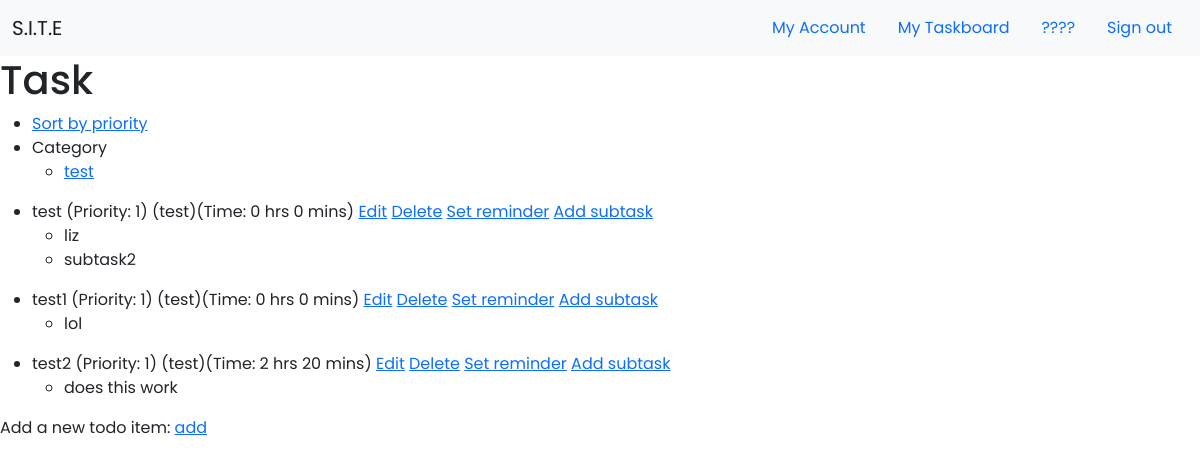
Page /taskboard (signed in) on the committed database.
### app/models.py (models this page shows, shortened)
class Category(db.Model):
    id = db.Column(db.Integer, primary_key=True)
    category = db.Column(db.String(30), unique=True, nullable=False)
    user_id = db.Column(db.Integer, db.ForeignKey('user.id'))

class Task(db.Model):
    id = db.Column(db.Integer, primary_key=True, autoincrement=True)
    content = db.Column(db.String, unique=False, nullable=False)
    complete = db.Column(db.Boolean, default=False)
    estimatehr = db.Column(db.Integer, nullable = True)
    estimatemin = db.Column(db.Integer, nullable = True)
    priority = db.Column(db.Integer, nullable=False)
    category_id = db.Column(db.Integer, db.ForeignKey('category.id'), nullable=False)
    category = db.relationship('Category', backref=db.backref('categories', lazy=True))
    subtask = db.relationship('Subtask', backref = 'subtasks', lazy = 'dynamic')
    user_id = db.Column(db.Integer, db.ForeignKey('user.id'))

class Subtask(db.Model):
    id = db.Column(db.Integer, primary_key = True)
    subtask = db.Column(db.String(30), unique=False, nullable=False)
    task_id = db.Column(db.Integer, db.ForeignKey('task.id'))

### app/routes.py (the view)
@app.route('/taskboard',methods=['GET', 'POST'])
def taskboard():
    user = User.query.filter_by(username=current_user.username).first()
    tasks = Task.query.filter_by(user_id=user.id).all()
    categories = Category.query.filter_by(user_id=user.id).all()
    subtask = Subtask.query.all()
    return render_template('taskboard.html', tasks=tasks, categories=categories, subtasks=subtask)

### app/models.py (called while the page is built)
@login.user_loader
def load_user(id):
    return User.query.get(int(id))

### app/templates/taskboard.html
{% extends "base.html" %}
{% block content %}
<link rel="stylesheet" type="text/css" href="{{ url_for('static', filename='css/taskboard.css') }}">
    {% if current_user.is_authenticated %}
            <div>
                <h1>Task</h1>
                <nav>
                    <ul>
                        <li><a href="/priority">Sort by priority</a></li>
                        <li>Category
                            <ul>
                                {% for category in categories %}
                                <li><a href="/category/{{category.id}}">{{category.category}}</a></li>
                                {% endfor %}
                        </li>
                    </ul>
                </nav>
                {% for task in tasks %}
                <ul>
                <li>
                    {{ task.content }} (Priority: {{task.priority}}) ({{task.category.category}})(Time: {{task.estimatehr}} hrs {{task.estimatemin}} mins) <a href= "/edittask/{{task.id}}">Edit</a>  <a href= "/delete/{{task.id}}"> Delete</a>  <a href= "/reminder/{{task.id}}">Set reminder</a> <a href="/addsubtask/{{task.id}}">Add subtask</a>
                    <ul>
                {% for subtask in task.subtask %}
		<li>
        	    {{subtask.subtask}}
		</li>
  		 {% endfor %}
                    </ul>
                </li>
                </ul>
                {% endfor %}
                <div>Add a new todo item:
                <a href="/addtask"> add</a>
                </div>
            </div>
    {% endif %}
{% endblock %}

### app/templates/base.html (shortened to what this page needs)
<!doctype html>
<html lang="en">
    <head>
        <link href="https://cdn.jsdelivr.net/npm/bootstrap@5.0.0-beta3/dist/css/bootstrap.min.css" rel="stylesheet">
        <link rel="stylesheet" type="text/css" href="{{ url_for('static', filename='css/style.css') }}">
    </head>
    <body>
        <nav class="navbar navbar-expand-lg navbar-light bg-light">
            <div class="container-fluid">
              <a class="navbar-brand" href="#">S.I.T.E</a>
              <ul class="nav justify-content-end">
                <li class="nav-item">
                  {% if current_user.is_authenticated %}
                  <a class="nav-link active" aria-current="page" href="/profile">My Account</a>
                  {% endif %}
                </li>
                <li class="nav-item">
                  {% if current_user.is_authenticated %}
                  <a class="nav-link" href="/taskboard">My Taskboard</a>
                  {% endif %}
                </li>
                <li class="nav-item">
                  {% if current_user.is_authenticated %}
                  <a class="nav-link" href="#">????</a>
                  {% endif %}
                </li>
                <li class="nav-item">
                  {% if current_user.is_authenticated %}
                  <a class="nav-link" href="/logout">Sign out</a>
                  {% endif %}
                </li>
              </ul>
              </div>
          </nav>
        {% block content %}{% endblock %}
    </body>
</html>

### app/static/css/style.css (style rules this page uses)
* { font-family: 'Poppins', sans-serif; margin: 0; padding: 0; }

### rows in the picture
Category: category "test"
Task: content "test", priority "1", category.category "test", estimatehr "0", estimatemin "0"
Subtask: subtask "liz"
Subtask: subtask "subtask2"
Task: content "test1", priority "1", category.category "test", estimatehr "0", estimatemin "0"
Subtask: subtask "lol"
Task: content "test2", priority "1", category.category "test", estimatehr "2", estimatemin "20"
Subtask: subtask "does this work"
